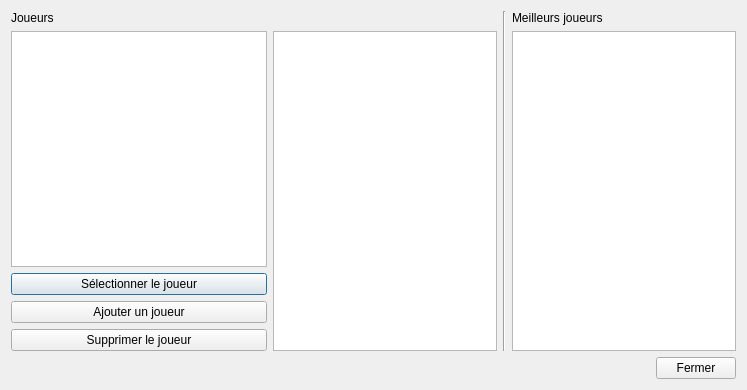
<?xml version="1.0" encoding="UTF-8"?>
<ui version="4.0">
 <class>JoueursDialog</class>
 <widget class="QDialog" name="JoueursDialog">
  <property name="geometry">
   <rect>
    <x>0</x>
    <y>0</y>
    <width>747</width>
    <height>390</height>
   </rect>
  </property>
  <property name="windowTitle">
   <string>Dialog</string>
  </property>
  <layout class="QVBoxLayout" name="verticalLayout_5">
   <item>
    <layout class="QVBoxLayout" name="verticalLayout_4">
     <item>
      <layout class="QHBoxLayout" name="horizontalLayout">
       <item>
        <layout class="QVBoxLayout" name="verticalLayout_2">
         <item>
          <widget class="QLabel" name="label">
           <property name="text">
            <string>Joueurs</string>
           </property>
          </widget>
         </item>
         <item>
          <widget class="QListWidget" name="m_joueurs">
           <property name="sortingEnabled">
            <bool>false</bool>
           </property>
          </widget>
         </item>
         <item>
          <widget class="QPushButton" name="boutonSelectionnerJoueur">
           <property name="text">
            <string>Sélectionner le joueur</string>
           </property>
          </widget>
         </item>
         <item>
          <widget class="QPushButton" name="boutonAjouterJoueur">
           <property name="text">
            <string>Ajouter un joueur</string>
           </property>
          </widget>
         </item>
         <item>
          <widget class="QPushButton" name="boutonSupprimerJoueur">
           <property name="text">
            <string>Supprimer le joueur</string>
           </property>
          </widget>
         </item>
        </layout>
       </item>
       <item>
        <layout class="QVBoxLayout" name="verticalLayout">
         <item>
          <widget class="QLabel" name="labelJoueur">
           <property name="text">
            <string/>
           </property>
          </widget>
         </item>
         <item>
          <widget class="QTableWidget" name="tableWidgetScoreJoueur">
           <property name="sizeAdjustPolicy">
            <enum>QAbstractScrollArea::AdjustToContents</enum>
           </property>
           <property name="selectionMode">
            <enum>QAbstractItemView::NoSelection</enum>
           </property>
           <property name="showGrid">
            <bool>false</bool>
           </property>
           <property name="cornerButtonEnabled">
            <bool>false</bool>
           </property>
           <property name="rowCount">
            <number>10</number>
           </property>
           <property name="columnCount">
            <number>1</number>
           </property>
           <attribute name="horizontalHeaderVisible">
            <bool>false</bool>
           </attribute>
           <attribute name="horizontalHeaderCascadingSectionResizes">
            <bool>true</bool>
           </attribute>
           <attribute name="horizontalHeaderHighlightSections">
            <bool>false</bool>
           </attribute>
           <attribute name="horizontalHeaderShowSortIndicator" stdset="0">
            <bool>false</bool>
           </attribute>
           <attribute name="verticalHeaderVisible">
            <bool>false</bool>
           </attribute>
           <attribute name="verticalHeaderCascadingSectionResizes">
            <bool>true</bool>
           </attribute>
           <attribute name="verticalHeaderDefaultSectionSize">
            <number>30</number>
           </attribute>
           <attribute name="verticalHeaderHighlightSections">
            <bool>false</bool>
           </attribute>
           <attribute name="verticalHeaderShowSortIndicator" stdset="0">
            <bool>false</bool>
           </attribute>
           <attribute name="verticalHeaderStretchLastSection">
            <bool>false</bool>
           </attribute>
           <row/>
           <row/>
           <row/>
           <row/>
           <row/>
           <row/>
           <row/>
           <row/>
           <row/>
           <row/>
           <column/>
          </widget>
         </item>
        </layout>
       </item>
       <item>
        <widget class="Line" name="line">
         <property name="orientation">
          <enum>Qt::Vertical</enum>
         </property>
        </widget>
       </item>
       <item>
        <layout class="QVBoxLayout" name="verticalLayout_3">
         <item>
          <widget class="QLabel" name="label_2">
           <property name="text">
            <string>Meilleurs joueurs</string>
           </property>
          </widget>
         </item>
         <item>
          <widget class="QTableWidget" name="tableWidgetMeilleursJoueurs">
           <property name="sizeAdjustPolicy">
            <enum>QAbstractScrollArea::AdjustToContents</enum>
           </property>
           <property name="selectionMode">
            <enum>QAbstractItemView::NoSelection</enum>
           </property>
           <property name="showGrid">
            <bool>false</bool>
           </property>
           <property name="wordWrap">
            <bool>true</bool>
           </property>
           <property name="cornerButtonEnabled">
            <bool>false</bool>
           </property>
           <property name="rowCount">
            <number>10</number>
           </property>
           <property name="columnCount">
            <number>2</number>
           </property>
           <attribute name="horizontalHeaderVisible">
            <bool>false</bool>
           </attribute>
           <attribute name="horizontalHeaderCascadingSectionResizes">
            <bool>true</bool>
           </attribute>
           <attribute name="horizontalHeaderHighlightSections">
            <bool>false</bool>
           </attribute>
           <attribute name="horizontalHeaderShowSortIndicator" stdset="0">
            <bool>false</bool>
           </attribute>
           <attribute name="horizontalHeaderStretchLastSection">
            <bool>false</bool>
           </attribute>
           <attribute name="verticalHeaderVisible">
            <bool>false</bool>
           </attribute>
           <attribute name="verticalHeaderCascadingSectionResizes">
            <bool>true</bool>
           </attribute>
           <attribute name="verticalHeaderDefaultSectionSize">
            <number>30</number>
           </attribute>
           <attribute name="verticalHeaderHighlightSections">
            <bool>false</bool>
           </attribute>
           <attribute name="verticalHeaderShowSortIndicator" stdset="0">
            <bool>false</bool>
           </attribute>
           <attribute name="verticalHeaderStretchLastSection">
            <bool>false</bool>
           </attribute>
           <row/>
           <row/>
           <row/>
           <row/>
           <row/>
           <row/>
           <row/>
           <row/>
           <row/>
           <row/>
           <column/>
           <column/>
          </widget>
         </item>
        </layout>
       </item>
      </layout>
     </item>
     <item>
      <layout class="QHBoxLayout" name="horizontalLayout_2">
       <item>
        <widget class="QLabel" name="labelJoueurCourant">
         <property name="text">
          <string/>
         </property>
        </widget>
       </item>
       <item>
        <spacer name="horizontalSpacer_2">
         <property name="orientation">
          <enum>Qt::Horizontal</enum>
         </property>
         <property name="sizeHint" stdset="0">
          <size>
           <width>40</width>
           <height>20</height>
          </size>
         </property>
        </spacer>
       </item>
       <item>
        <widget class="QPushButton" name="boutonFermer">
         <property name="text">
          <string>Fermer</string>
         </property>
        </widget>
       </item>
      </layout>
     </item>
    </layout>
   </item>
  </layout>
 </widget>
 <resources/>
 <connections>
  <connection>
   <sender>m_joueurs</sender>
   <signal>itemSelectionChanged()</signal>
   <receiver>JoueursDialog</receiver>
   <slot>selectionChanged()</slot>
   <hints>
    <hint type="sourcelabel">
     <x>177</x>
     <y>193</y>
    </hint>
    <hint type="destinationlabel">
     <x>186</x>
     <y>365</y>
    </hint>
   </hints>
  </connection>
  <connection>
   <sender>boutonFermer</sender>
   <signal>clicked()</signal>
   <receiver>JoueursDialog</receiver>
   <slot>accept()</slot>
   <hints>
    <hint type="sourcelabel">
     <x>669</x>
     <y>361</y>
    </hint>
    <hint type="destinationlabel">
     <x>585</x>
     <y>365</y>
    </hint>
   </hints>
  </connection>
 </connections>
 <slots>
  <slot>selectionChanged()</slot>
 </slots>
</ui>
